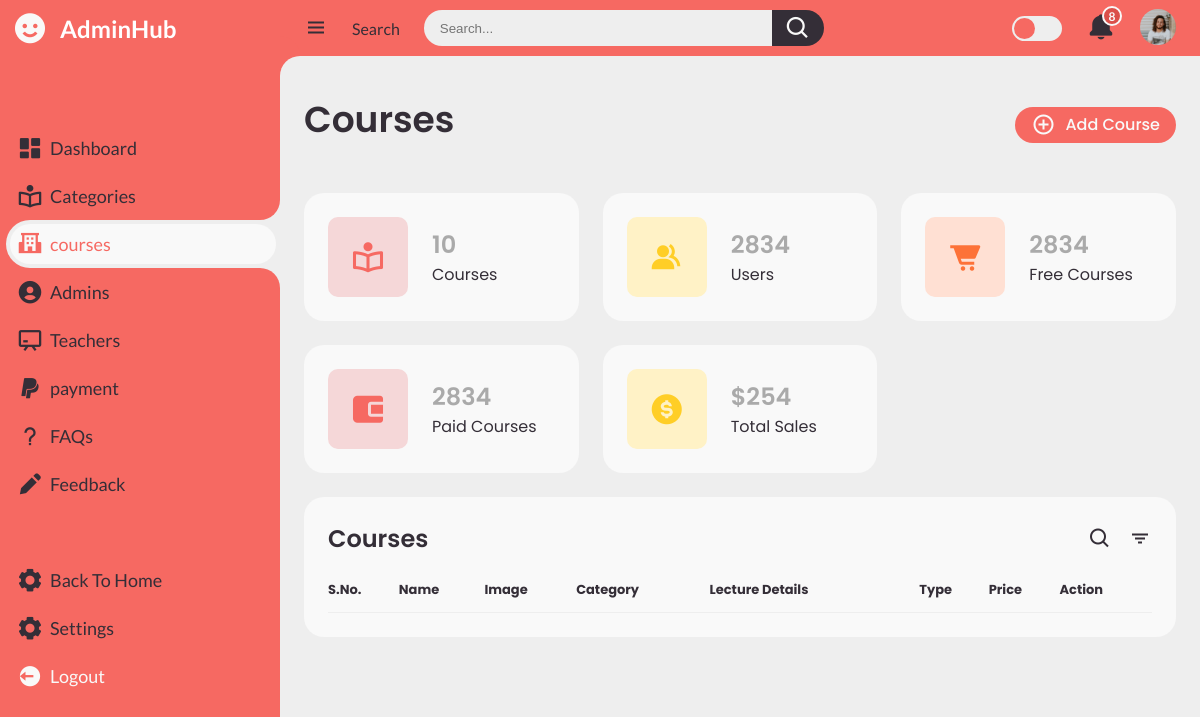
Before: /adminpanel/courses/courses.php (signed in) with the older database file.
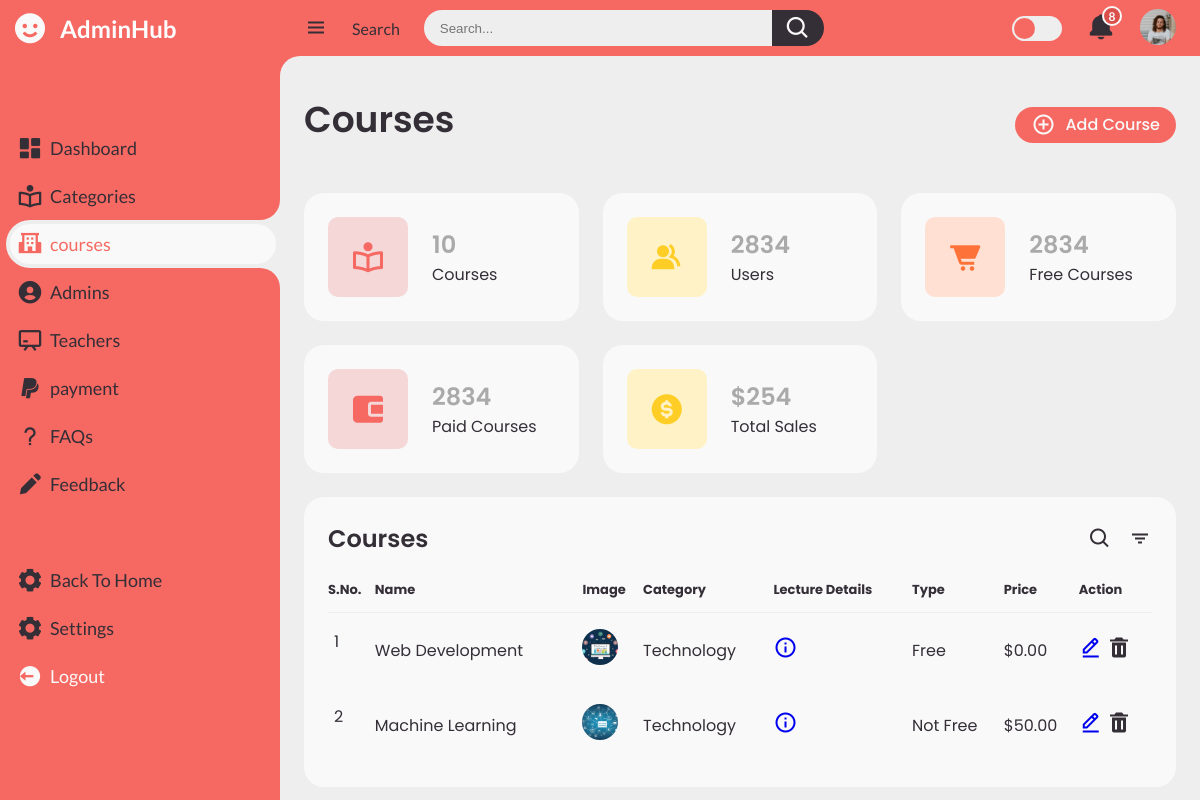
After: the same page with the newer database file.
### tables this page shows
CREATE TABLE `courses` (
  `id` int(11) NOT NULL,
  `title` text DEFAULT NULL,
  `category` text DEFAULT NULL,
  `description` text DEFAULT NULL,
  `video` longblob DEFAULT NULL,
  `image` longblob DEFAULT NULL,
  `price` text DEFAULT NULL,
  `type` text DEFAULT NULL,
  `courseid` text DEFAULT NULL,
  `createdat` date DEFAULT current_timestamp()
);

### adminpanel/courses/courses.php (the view, shortened to what this page needs)
<?php
    if($_SESSION['id'] == true){
?>
<!DOCTYPE html>
<html lang="en">
<head>
	<link href='https://unpkg.com/boxicons@2.0.9/css/boxicons.min.css' rel='stylesheet'>
	<link rel="stylesheet" href="../../css/admin.css">
</head>
<body>
	<section id="sidebar">
		<a href="#" class="brand">
			<i class='bx bxs-smile'></i>
			<span class="text" style="color:white; ">AdminHub</span>
		</a>
		<ul class="side-menu top">
			<li>
				<a href="..\admin.php">
					<i class='bx bxs-dashboard' ></i>
					<span class="text">Dashboard</span>
				</a>
			</li>
			<li>
				<a href="..\category\category.php">
					<i class='bx bx-book-reader' ></i>
					<span class="text">Categories</span>
				</a>
			</li>
			<li class="active">
				<a href="..\courses\courses.php">
					<i class='bx bxs-school'></i>
					<span class="text">courses</span>
				</a>
			</li>
			<li>
				<a href="..\admins\admins.php">
					<i class='bx bxs-user-circle'></i>
					<span class="text">Admins</span>
				</a>
			</li>
			<li>
				<a href="..\teachers\teachers.php">
					<i class='bx bx-chalkboard'></i>
					<span class="text">Teachers</span>
				</a>
			</li>
			<li>
				<a href="..\payment\payment.html">
					<i class='bx bxl-paypal'></i>
					<span class="text">payment</span>
				</a>
			</li>
			<li>
				<a href="..\faqs\faqs.php">
					<i class='bx bx-question-mark'></i>
					<span class="text">FAQs</span>
				</a>
			</li>
			<li>
				<a href="..\feedback\feedback.php">
					<i class='bx bxs-pencil'></i>
					<span class="text">Feedback</span>
				</a>
			</li>
		</ul>
		<ul class="side-menu">
			<li>
				<a href="../../index.php">
					<i class='bx bxs-cog' ></i>
					<span class="text">Back To Home</span>
				</a>
			</li>
			<li>
				<a href="#">
					<i class='bx bxs-cog' ></i>
					<span class="text">Settings</span>
				</a>
			</li>
			<li>
				<a href="../../logout.php" class="logout">
					<i class='bx bxs-log-out-circle' ></i>
					<span class="text">Logout</span>
				</a>
			</li>
		</ul>
	</section>
	<section id="content">
		<nav>
			<i class='bx bx-menu' ></i>
			<a href="#" class="nav-link">Search</a>
			<form action="#">
				<div class="form-input">
					<input type="search" placeholder="Search...">
					<button type="submit" class="search-btn"><i class='bx bx-search' ></i></button>
				</div>
			</form>
			<label for="switch-mode" class="switch-mode"></label>
			<a href="#" class="notification">
				<i class='bx bxs-bell' ></i>
				<span class="num">8</span>
			</a>
			<a href="#" class="profile">
				<img src="..\img/people.png">
			</a>
		</nav>
		<main>
			<div class="head-title">
				<div class="left">
					<h1>Courses</h1>
				</div>
				<a href="..\courses\addcourse.php" class="btn-download">
                    <i class='bx bx-plus-circle'></i>
					<span class="text">Add Course</span>
				</a>
			</div>
			<ul class="box-info">
				<li>
					<i class='bx bx-book-reader' ></i>
					<span class="text">
						<h3>10</h3>
						<p>Courses</p>
					</span>
				</li>
				<li>
					<i class='bx bxs-group' ></i>
					<span class="text">
						<h3>2834</h3>
						<p>Users</p>
					</span>
				</li>
                <li>
					<i class='bx bxs-cart-alt'></i>
					<span class="text">
						<h3>2834</h3>
						<p>Free Courses</p>
					</span>
				</li>
                <li>
                    <i class='bx bxs-wallet-alt'></i>
                    <span class="text">
						<h3>2834</h3>
						<p>Paid Courses</p>
					</span>
				</li>
				<li>
					<i class='bx bxs-dollar-circle' ></i>
					<span class="text">
						<h3>$254</h3>
						<p>Total Sales</p>
					</span>
				</li>
			</ul>
			<div class="table-data">
				<div class="order">
					<div class="head">
						<h3>Courses </h3>
						<i class='bx bx-search' ></i>
						<i class='bx bx-filter' ></i>
					</div>
					<table>
						<thead>
							<tr>
								<th>S.No.</th>
								<th>Name</th>
								<th>Image</th>
                                <th>Category</th>
								<th>Lecture Details</th>
								<th>Type</th>
								<th>Price</th>
								<th>Action</th>
							</tr>
						</thead>
						<tbody>
							<?php
                            	require_once('../config.php');
								$result = mysqli_query($db,"SELECT * FROM `courses`");
								if(!$result){
									die("Invalid Query !!!".mysqli_connect_error());
								}
								else{
									while($row = mysqli_fetch_assoc($result)){
										echo "
											<tr>
												<td><p>$row[id]</p></td>
												<td><p>$row[title]</p></td>
												<td><p><img src='../database/courses/$row[image]'></p></td>
												<td><p>$row[category]</p></td>
												<td><p><a href='./lectureDetails.php?id=$row[id]'><i class='bx bx-info-circle'></i></a></p></td>
												<td><p>$row[type]</p></td>
												<td><p>$row[price]</p></td>
												<td><a href='..\courses\courseEdit.html'><i class='bx bx-edit-alt'></i></a>
												<i class='bx bxs-trash'></i>
												</td>
											</tr>
										";
									}
								}
							?>
						</tbody>
					</table>
				</div>
			</div>
		</main>
	</section>
</body>
</html>
<?php
    }
    else{
        header("Location: ../../login.php");
    }
?>

Changed rows visible on the page:
added courses: id "1", title "Web Development", image (picture), category "Technology", type "Free", price "$0.00"
added courses: id "2", title "Machine Learning", image (picture), category "Technology", type "Not Free", price "$50.00"
